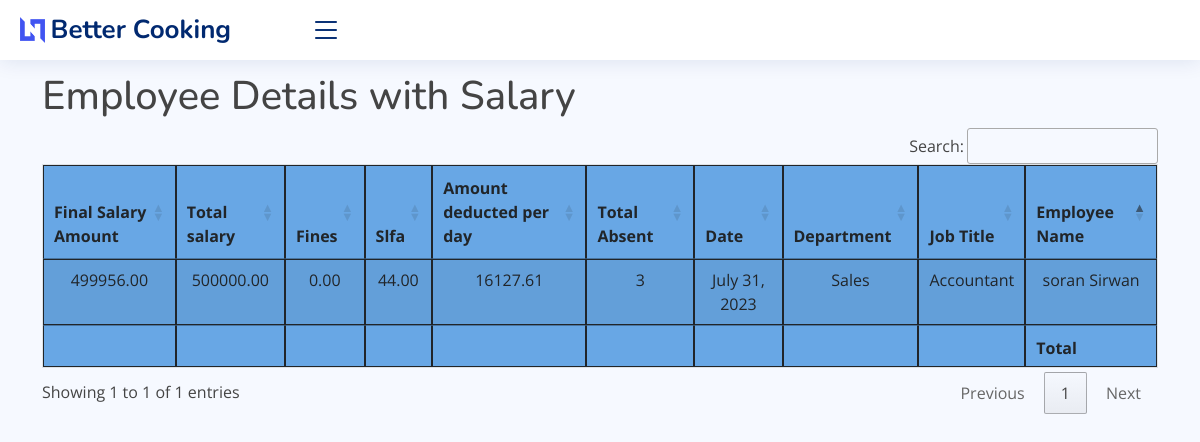
/employees/, run on the app's committed database.
### core/models.py (models this page shows, shortened)
class Employee(models.Model):
    first_name = models.CharField(max_length=50)
    last_name = models.CharField(max_length=50)
    birthdate = models.DateField()
    phone_number = models.CharField(max_length=20)
    relative_phone_number = models.CharField(max_length=20)
    hire_date = models.DateField()
    job_title = models.CharField(max_length=50)
    department = models.CharField(max_length=50)
    class Meta:
        verbose_name_plural = ' الموظفون'

class Salary(models.Model):
    employee = models.ForeignKey(Employee, on_delete=models.CASCADE)
    fines = models.DecimalField(max_digits=30, decimal_places=2, default=0, blank=True)
    slfa = models.DecimalField(max_digits=30, decimal_places=2, default=0, blank=True)
    amount = models.DecimalField(max_digits=30, decimal_places=2)
    final_amount = models.DecimalField(max_digits=30, decimal_places=2, default=0, blank=True, null=True)
    date = models.DateField(auto_now=True)
    note = models.TextField(blank=True)
    absent_days_count = models.PositiveIntegerField(default=0, editable=False)
    amount_deducted_per_day = models.DecimalField(max_digits=30, decimal_places=2, default=0, editable=False)
    class Meta:
        verbose_name_plural = ' الرواتب'
    @property
    def absent_days_count(self):
        return Attendance.objects.filter(employee=self.employee, status='Absent').count()
    @property
    def amount_deducted_per_day(self):
        total_salary = self.amount - self.fines - self.slfa
        days_in_month = calendar.monthrange(self.date.year, self.date.month)[1] if self.date else 0
        daily_salary = total_salary / Decimal(days_in_month) if days_in_month > 0 else 0
        return '{:.2f}'.format(daily_salary)

### core/views.py (the view)
# urls.py: path('employees/', views.employee_list, name='employee_list'),
def employee_list(request):
    employees = Employee.objects.all()
    employee_salary_details = {}
    for employee in employees:
        try:
            salary = Salary.objects.filter(employee=employee).order_by('-date').first()
            employee_salary_details[employee.id] = salary
        except Salary.DoesNotExist:
            employee_salary_details[employee.id] = None
    context = {
        'employees': employees,
        'employee_salary_details': employee_salary_details,
    }
    return render(request, 'core/reports/employee_list.html', context)

### core/templates/core/reports/employee_list.html (shortened to what this page needs)
{% extends 'core/base.html' %}
{% block content %}
    <br>
    <br> <br>
    <h1>Employee Details with Salary</h1>
    <table id="salary" class="table table-striped" style="background-color: #68a7e5">
        <thead>
        <tr>
            <th>Employee Name</th>
            <th>Job Title</th>
            <th>Department</th>
            <th>Date</th>
            <th>Total Absent</th>
            <th>Amount deducted per day</th>
            <th>Slfa</th>
            <th>Fines</th>
            <th>Total salary</th>
            <th>Final Salary Amount</th>
        </tr>
        </thead>
        <tbody>
        {% for employee in employees %}
            <tr>
                <td>{{ employee.first_name }} {{ employee.last_name }}</td>
                <td>{{ employee.job_title }}</td>
                <td>{{ employee.department }}</td>
                {% with salary=employee.salary_set.last %}
                    {% if salary %}
                        <td>{{ salary.date }}</td>
                        <td>{{ salary.absent_days_count }}</td>
                        <td>{{ salary.amount_deducted_per_day }}</td>
                        <td>{{ salary.slfa }}</td>
                        <td>{{ salary.fines }}</td>
                        <td>{{ salary.amount }}</td>
                        <td>{{ salary.final_amount }}</td>
                    {% else %}
                        <td>N/A</td>
                        <td>N/A</td>
                        <td>N/A</td>
                    {% endif %}
                {% endwith %}
            </tr>
        {% endfor %}
        </tbody>
        <tfoot>
        <th></th>
        <th></th>
        <th></th>
        <th></th>
        <th></th>
        <th></th>
        <th></th>
        <th></th>
        <th></th>
        <th></th>
        </tfoot>
    </table>
{% endblock %}

### static/core/assets/css/style.css (style rules this page uses)
:root { scroll-behavior: smooth; }
body { font-family: "Open Sans", sans-serif; background: #f6f9ff; color: #444444; }
h1, h2, h3, h4, h5, h6 { font-family: "Nunito", sans-serif; }

### data on the page
Employee: first_name "soran", last_name "Sirwan", job_title "Accountant", department "Sales", salary_set.last "July 31, 2023", salary_set.last.absent_days_count "3", salary_set.last.amount_deducted_per_day "16127.61", salary_set.last.slfa "44.00", salary_set.last.fines "0.00", salary_set.last.amount "500000.00", salary_set.last.final_amount "499956.00"
